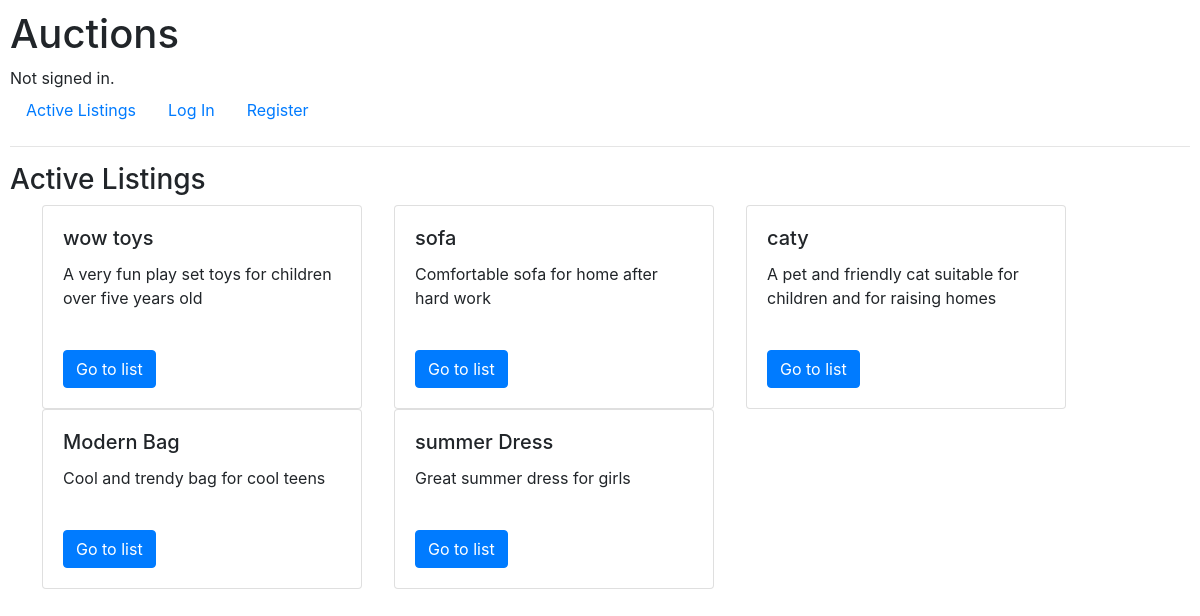
The page / on the database its author committed.
### auctions/models.py (models this page shows, shortened)
class Listing(models.Model):
    title = models.CharField(max_length=40)
    description = models.CharField(max_length=500)
    imageURL = models.CharField(max_length=4000 , blank=True, null=True)
    price = models.ForeignKey(Bid, on_delete=models.CASCADE, blank=True, null=True, related_name="pricebid")
    isActive = models.BooleanField(default=True)
    owner = models.ForeignKey( User, on_delete=models.CASCADE, blank=True, null=True, related_name="user")
    category = models.ForeignKey( Category, on_delete=models.CASCADE, blank=True, null=True, related_name="category")
    watchlist = models.ManyToManyField(User, blank=True, null=True, related_name="listingWatchList")

### auctions/views.py (the view)
# urls.py: path("", views.index, name="index"),
def index(request):
    activeListings = Listing.objects.filter(isActive=True)
    categories = Category.objects.all()
    return render(request, "auctions/index.html", {
        'activeListings': activeListings,
        'categories': categories})

### auctions/templates/auctions/index.html (shortened to what this page needs)
{% extends "auctions/layout.html" %}
{% block body %}
<h3> Active Listings </h3>
<div class="row mx-3">
    {% for list in activeListings %}
    {% if list.isActive %}
    <div class="card mx-3" style="width: 20rem;">
        <div class="card-body">
            <h5 class="card-title">{{list.title}}</h5>
            <p class="card-text">{{list.description}}</p>
            <br>
            <a href="listing/{{list.id}}" class="btn btn-primary">Go to list</a>
        </div>
    </div>
    {% endif %}
    {% endfor %}
</div>
{% endblock %}

### auctions/templates/auctions/layout.html (shortened to what this page needs)
{% load static %}
<!DOCTYPE html>
<html lang="en">
    <head>
        <link rel="stylesheet" href="https://stackpath.bootstrapcdn.com/bootstrap/4.4.1/css/bootstrap.min.css">
        <link href="{% static 'auctions/styles.css' %}" rel="stylesheet">
    </head>
    <body>
        <h1>Auctions</h1>
        <div>
            {% if user.is_authenticated %}
                Signed in as <strong>{{ user.username }}</strong>.
            {% else %}
                Not signed in.
            {% endif %}
        </div>
        <ul class="nav">
            <li class="nav-item">
                <a class="nav-link" href="{% url 'index' %}">Active Listings</a>
            </li>
            {% if user.is_authenticated %}
            <li class="nav-item">
                <a class="nav-link" href="{% url 'categories' %}">Categories</a>
            </li>
            <li class="nav-item">
                <a class="nav-link" href="{% url 'create' %}">Create List</a>
            </li>
            <li class="nav-item">
                <a class="nav-link" href="{% url 'watchlist' %}">Watchlist</a>
            </li>
                <li class="nav-item">
                    <a class="nav-link" href="{% url 'logout' %}">Log Out</a>
                </li>
            {% else %}
                <li class="nav-item">
                    <a class="nav-link" href="{% url 'login' %}">Log In</a>
                </li>
                <li class="nav-item">
                    <a class="nav-link" href="{% url 'register' %}">Register</a>
                </li>
            {% endif %}
        </ul>
        <hr>
        {% block body %}
        {% endblock %}
    </body>
</html>

### auctions/static/auctions/styles.css (style rules this page uses)
body { padding: 10px; }

### rows shown on the page
Listing: title "wow toys", description "A very fun play set toys for children over five years old"
Listing: title "sofa", description "Comfortable sofa for home after hard work"
Listing: title "caty", description "A pet and friendly cat suitable for children and for raising homes"
Listing: title "Modern Bag", description "Cool and trendy bag for cool teens"
Listing: title "summer Dress", description "Great summer dress for girls"
